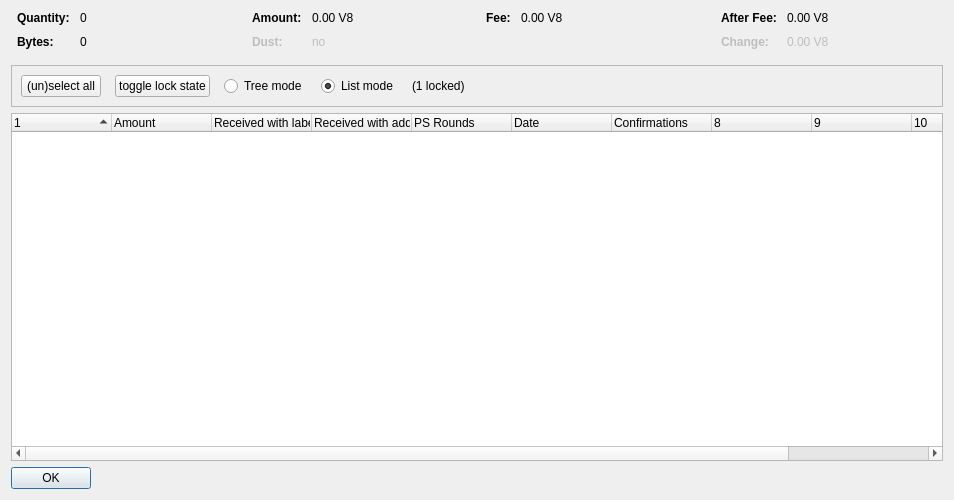
<?xml version="1.0" encoding="UTF-8"?>
<ui version="4.0">
 <class>CoinControlDialog</class>
 <widget class="QDialog" name="CoinControlDialog">
  <property name="geometry">
   <rect>
    <x>0</x>
    <y>0</y>
    <width>954</width>
    <height>500</height>
   </rect>
  </property>
  <property name="windowTitle">
   <string>Coin Selection</string>
  </property>
  <layout class="QVBoxLayout" name="verticalLayout">
   <item>
    <layout class="QHBoxLayout" name="horizontalLayoutTop" stretch="0,0,0,0">
     <property name="topMargin">
      <number>0</number>
     </property>
     <property name="bottomMargin">
      <number>10</number>
     </property>
     <item>
      <layout class="QFormLayout" name="formLayoutCoinControl1">
       <property name="horizontalSpacing">
        <number>10</number>
       </property>
       <property name="verticalSpacing">
        <number>10</number>
       </property>
       <property name="leftMargin">
        <number>6</number>
       </property>
       <property name="rightMargin">
        <number>6</number>
       </property>
       <item row="0" column="0">
        <widget class="QLabel" name="labelCoinControlQuantityText">
         <property name="font">
          <font>
           <weight>75</weight>
           <bold>true</bold>
          </font>
         </property>
         <property name="text">
          <string>Quantity:</string>
         </property>
        </widget>
       </item>
       <item row="0" column="1">
        <widget class="QLabel" name="labelCoinControlQuantity">
         <property name="cursor">
          <cursorShape>IBeamCursor</cursorShape>
         </property>
         <property name="contextMenuPolicy">
          <enum>Qt::ActionsContextMenu</enum>
         </property>
         <property name="text">
          <string notr="true">0</string>
         </property>
         <property name="textInteractionFlags">
          <set>Qt::LinksAccessibleByMouse|Qt::TextSelectableByKeyboard|Qt::TextSelectableByMouse</set>
         </property>
        </widget>
       </item>
       <item row="1" column="0">
        <widget class="QLabel" name="labelCoinControlBytesText">
         <property name="font">
          <font>
           <weight>75</weight>
           <bold>true</bold>
          </font>
         </property>
         <property name="text">
          <string>Bytes:</string>
         </property>
        </widget>
       </item>
       <item row="1" column="1">
        <widget class="QLabel" name="labelCoinControlBytes">
         <property name="cursor">
          <cursorShape>IBeamCursor</cursorShape>
         </property>
         <property name="contextMenuPolicy">
          <enum>Qt::ActionsContextMenu</enum>
         </property>
         <property name="text">
          <string notr="true">0</string>
         </property>
         <property name="textInteractionFlags">
          <set>Qt::LinksAccessibleByMouse|Qt::TextSelectableByKeyboard|Qt::TextSelectableByMouse</set>
         </property>
        </widget>
       </item>
      </layout>
     </item>
     <item>
      <layout class="QFormLayout" name="formLayoutCoinControl2">
       <property name="horizontalSpacing">
        <number>10</number>
       </property>
       <property name="verticalSpacing">
        <number>10</number>
       </property>
       <property name="leftMargin">
        <number>6</number>
       </property>
       <property name="rightMargin">
        <number>6</number>
       </property>
       <item row="0" column="0">
        <widget class="QLabel" name="labelCoinControlAmountText">
         <property name="font">
          <font>
           <weight>75</weight>
           <bold>true</bold>
          </font>
         </property>
         <property name="text">
          <string>Amount:</string>
         </property>
        </widget>
       </item>
       <item row="0" column="1">
        <widget class="QLabel" name="labelCoinControlAmount">
         <property name="cursor">
          <cursorShape>IBeamCursor</cursorShape>
         </property>
         <property name="contextMenuPolicy">
          <enum>Qt::ActionsContextMenu</enum>
         </property>
         <property name="text">
          <string notr="true">0.00 V8</string>
         </property>
         <property name="textInteractionFlags">
          <set>Qt::LinksAccessibleByMouse|Qt::TextSelectableByKeyboard|Qt::TextSelectableByMouse</set>
         </property>
        </widget>
       </item>
       <item row="1" column="0">
        <widget class="QLabel" name="labelCoinControlLowOutputText">
         <property name="enabled">
          <bool>false</bool>
         </property>
         <property name="font">
          <font>
           <weight>75</weight>
           <bold>true</bold>
          </font>
         </property>
         <property name="text">
          <string>Dust:</string>
         </property>
        </widget>
       </item>
       <item row="1" column="1">
        <widget class="QLabel" name="labelCoinControlLowOutput">
         <property name="enabled">
          <bool>false</bool>
         </property>
         <property name="cursor">
          <cursorShape>IBeamCursor</cursorShape>
         </property>
         <property name="contextMenuPolicy">
          <enum>Qt::ActionsContextMenu</enum>
         </property>
         <property name="text">
          <string notr="true">no</string>
         </property>
         <property name="textInteractionFlags">
          <set>Qt::LinksAccessibleByMouse|Qt::TextSelectableByKeyboard|Qt::TextSelectableByMouse</set>
         </property>
        </widget>
       </item>
      </layout>
     </item>
     <item>
      <layout class="QFormLayout" name="formLayoutCoinControl3">
       <property name="horizontalSpacing">
        <number>10</number>
       </property>
       <property name="verticalSpacing">
        <number>10</number>
       </property>
       <property name="leftMargin">
        <number>6</number>
       </property>
       <property name="rightMargin">
        <number>6</number>
       </property>
       <item row="0" column="0">
        <widget class="QLabel" name="labelCoinControlFeeText">
         <property name="font">
          <font>
           <weight>75</weight>
           <bold>true</bold>
          </font>
         </property>
         <property name="text">
          <string>Fee:</string>
         </property>
        </widget>
       </item>
       <item row="0" column="1">
        <widget class="QLabel" name="labelCoinControlFee">
         <property name="cursor">
          <cursorShape>IBeamCursor</cursorShape>
         </property>
         <property name="contextMenuPolicy">
          <enum>Qt::ActionsContextMenu</enum>
         </property>
         <property name="text">
          <string notr="true">0.00 V8</string>
         </property>
         <property name="textInteractionFlags">
          <set>Qt::LinksAccessibleByMouse|Qt::TextSelectableByKeyboard|Qt::TextSelectableByMouse</set>
         </property>
        </widget>
       </item>
      </layout>
     </item>
     <item>
      <layout class="QFormLayout" name="formLayoutCoinControl4">
       <property name="horizontalSpacing">
        <number>10</number>
       </property>
       <property name="verticalSpacing">
        <number>10</number>
       </property>
       <property name="leftMargin">
        <number>6</number>
       </property>
       <property name="rightMargin">
        <number>6</number>
       </property>
       <item row="0" column="0">
        <widget class="QLabel" name="labelCoinControlAfterFeeText">
         <property name="font">
          <font>
           <weight>75</weight>
           <bold>true</bold>
          </font>
         </property>
         <property name="text">
          <string>After Fee:</string>
         </property>
        </widget>
       </item>
       <item row="0" column="1">
        <widget class="QLabel" name="labelCoinControlAfterFee">
         <property name="cursor">
          <cursorShape>IBeamCursor</cursorShape>
         </property>
         <property name="contextMenuPolicy">
          <enum>Qt::ActionsContextMenu</enum>
         </property>
         <property name="text">
          <string notr="true">0.00 V8</string>
         </property>
         <property name="textInteractionFlags">
          <set>Qt::LinksAccessibleByMouse|Qt::TextSelectableByKeyboard|Qt::TextSelectableByMouse</set>
         </property>
        </widget>
       </item>
       <item row="1" column="0">
        <widget class="QLabel" name="labelCoinControlChangeText">
         <property name="enabled">
          <bool>false</bool>
         </property>
         <property name="font">
          <font>
           <weight>75</weight>
           <bold>true</bold>
          </font>
         </property>
         <property name="text">
          <string>Change:</string>
         </property>
        </widget>
       </item>
       <item row="1" column="1">
        <widget class="QLabel" name="labelCoinControlChange">
         <property name="enabled">
          <bool>false</bool>
         </property>
         <property name="cursor">
          <cursorShape>IBeamCursor</cursorShape>
         </property>
         <property name="contextMenuPolicy">
          <enum>Qt::ActionsContextMenu</enum>
         </property>
         <property name="text">
          <string notr="true">0.00 V8</string>
         </property>
         <property name="textInteractionFlags">
          <set>Qt::LinksAccessibleByMouse|Qt::TextSelectableByKeyboard|Qt::TextSelectableByMouse</set>
         </property>
        </widget>
       </item>
      </layout>
     </item>
    </layout>
   </item>
   <item>
    <widget class="QFrame" name="frame">
     <property name="minimumSize">
      <size>
       <width>0</width>
       <height>40</height>
      </size>
     </property>
     <property name="frameShape">
      <enum>QFrame::StyledPanel</enum>
     </property>
     <property name="frameShadow">
      <enum>QFrame::Sunken</enum>
     </property>
     <layout class="QHBoxLayout" name="horizontalLayout">
      <item>
       <layout class="QHBoxLayout" name="horizontalLayoutPanel" stretch="0,0,0,0,0,0">
        <property name="spacing">
         <number>14</number>
        </property>
        <item>
         <widget class="QPushButton" name="pushButtonSelectAll">
          <property name="sizePolicy">
           <sizepolicy hsizetype="Maximum" vsizetype="Fixed">
            <horstretch>0</horstretch>
            <verstretch>0</verstretch>
           </sizepolicy>
          </property>
          <property name="text">
           <string>(un)select all</string>
          </property>
          <property name="autoDefault">
           <bool>false</bool>
          </property>
         </widget>
        </item>
        <item>
         <widget class="QPushButton" name="pushButtonToggleLock">
          <property name="sizePolicy">
           <sizepolicy hsizetype="Maximum" vsizetype="Fixed">
            <horstretch>0</horstretch>
            <verstretch>0</verstretch>
           </sizepolicy>
          </property>
          <property name="text">
           <string>toggle lock state</string>
          </property>
          <property name="autoDefault">
           <bool>false</bool>
          </property>
         </widget>
        </item>
        <item>
         <widget class="QRadioButton" name="radioTreeMode">
          <property name="sizePolicy">
           <sizepolicy hsizetype="Maximum" vsizetype="Fixed">
            <horstretch>0</horstretch>
            <verstretch>0</verstretch>
           </sizepolicy>
          </property>
          <property name="text">
           <string>Tree mode</string>
          </property>
         </widget>
        </item>
        <item>
         <widget class="QRadioButton" name="radioListMode">
          <property name="sizePolicy">
           <sizepolicy hsizetype="Maximum" vsizetype="Fixed">
            <horstretch>0</horstretch>
            <verstretch>0</verstretch>
           </sizepolicy>
          </property>
          <property name="text">
           <string>List mode</string>
          </property>
          <property name="checked">
           <bool>true</bool>
          </property>
         </widget>
        </item>
        <item>
         <widget class="QLabel" name="labelLocked">
          <property name="text">
           <string>(1 locked)</string>
          </property>
         </widget>
        </item>
        <item>
         <spacer name="horizontalSpacer">
          <property name="orientation">
           <enum>Qt::Horizontal</enum>
          </property>
          <property name="sizeHint" stdset="0">
           <size>
            <width>40</width>
            <height>20</height>
           </size>
          </property>
         </spacer>
        </item>
       </layout>
      </item>
     </layout>
    </widget>
   </item>
   <item>
    <widget class="CoinControlTreeWidget" name="treeWidget">
     <property name="contextMenuPolicy">
      <enum>Qt::CustomContextMenu</enum>
     </property>
     <property name="sortingEnabled">
      <bool>false</bool>
     </property>
     <property name="columnCount">
      <number>11</number>
     </property>
     <attribute name="headerShowSortIndicator" stdset="0">
      <bool>true</bool>
     </attribute>
     <attribute name="headerStretchLastSection">
      <bool>false</bool>
     </attribute>
     <column>
      <property name="text">
       <string/>
      </property>
     </column>
     <column>
      <property name="text">
       <string>Amount</string>
      </property>
     </column>
     <column>
      <property name="text">
       <string>Received with label</string>
      </property>
     </column>
     <column>
      <property name="text">
       <string>Received with address</string>
      </property>
     </column>
     <column>
      <property name="text">
       <string>PS Rounds</string>
      </property>
     </column>
     <column>
      <property name="text">
       <string>Date</string>
      </property>
     </column>
     <column>
      <property name="text">
       <string>Confirmations</string>
      </property>
      <property name="toolTip">
       <string>Confirmed</string>
      </property>
     </column>
     <column>
      <property name="text">
       <string/>
      </property>
     </column>
     <column>
      <property name="text">
       <string/>
      </property>
     </column>
     <column>
      <property name="text">
       <string/>
      </property>
     </column>
     <column>
      <property name="text">
       <string/>
      </property>
     </column>
    </widget>
   </item>
   <item>
    <widget class="QDialogButtonBox" name="buttonBox">
     <property name="sizePolicy">
      <sizepolicy hsizetype="Maximum" vsizetype="Fixed">
       <horstretch>0</horstretch>
       <verstretch>0</verstretch>
      </sizepolicy>
     </property>
     <property name="orientation">
      <enum>Qt::Horizontal</enum>
     </property>
     <property name="standardButtons">
      <set>QDialogButtonBox::Ok</set>
     </property>
    </widget>
   </item>
  </layout>
 </widget>
 <customwidgets>
  <customwidget>
   <class>CoinControlTreeWidget</class>
   <extends>QTreeWidget</extends>
   <header>coincontroltreewidget.h</header>
  </customwidget>
 </customwidgets>
 <resources/>
 <connections/>
</ui>
